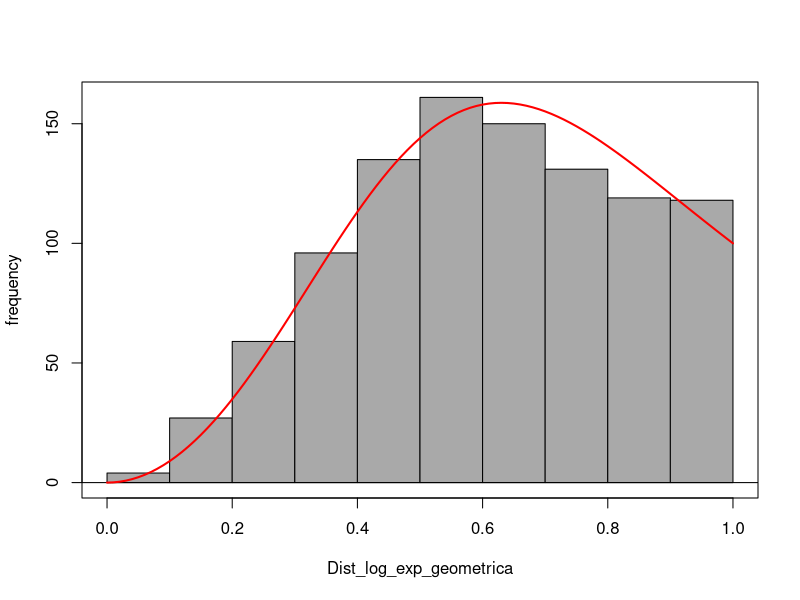
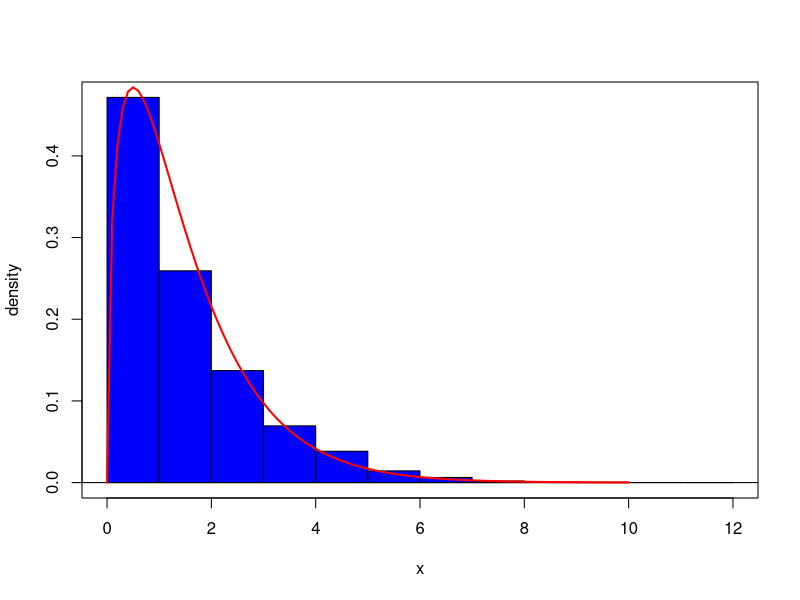
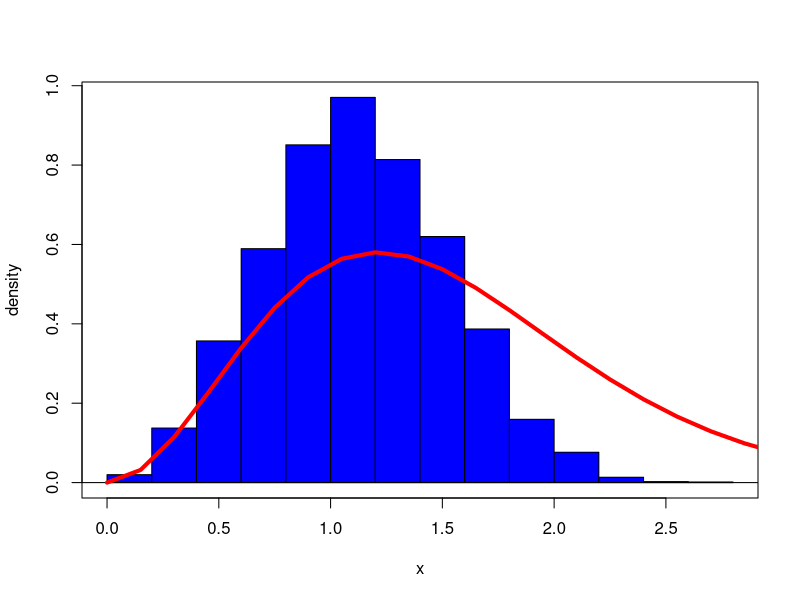

Here is the R script that generated these plots, in order:
## ---- chunk 1
library("ggplot2")
library("dplyr")          # load
library("RcmdrMisc")
## ---- chunk 2

# Definimos función para generar variables aleatoria siguiendo 
# la Distribución log exponencial-geométrica (Jodra y Jimenez, 2020)
DatosJoJi <- function(α,β,n){
  # La función recibe los parámetros
  # α -> valor deseado para alpha
  # β -> valor deseado para beta
  # n -> tamaño del vector de variables aleatorias que quieren generar
  
  # Generar "n" datos uniforme (0,1):
  VectorUnif<-runif(n,0,1)
  
  # Generar datos de la Distribución log exponencial-geométrica (Jodra y Jimenez, 2020)
  # mediante la función cuantil:
  
  return ((- VectorUnif /( β * VectorUnif - β - 1))^(1/α))
  #return(((β*(-VectorUnif) - 1)/(β^2*(VectorUnif - 1)))^(1/α))

}

# Definimos la Función de densidad PdfX para validar la correctitud de 
# las variables aleatorias creadas con la función DatosJoJi 
PdfX<- function(x,n){(n/10)*(α*(1 + β)*x^(α-1))/(1 + β*x^α)^2 }


# Declaramos los valores de α,β,n
α=3; 
β=2;
n=1000;

# Llamamos la funcion DatosJoJi con sus respectivos parametros
Dist_log_exp_geometrica <- DatosJoJi(α,β,n)

# Graficamos un histograma con las variables obtenidas
Hist(Dist_log_exp_geometrica, scale="frequency", breaks="Sturges", col="darkgray")

# Añadimos la curva de validacion a la grafica
curve(PdfX(x,n), from=0, to=1.0, lwd=2, cex = 1.1, col="red",add=TRUE)

## ---- chunk 3
# Generar datos con densidad: f(x)=2*sqrt(x)*exp(-x)/sqrt(pi), x>0.
# Tomar g(x)=(2/3)*exp(-(2/3)*x), x>0. # Max x{f(x)/cg(x)} en x=3/2.
c<-3^(3/2)*(2*pi*exp(1))^(-1/2)
# Funcion para generar Num datos con densidad f(x):
DatosPdfX<-function(Num){
  Aceptados<-rep(0,Num); i<-1
  while(i<=Num){
    y<-rexp(1,2/3); u<-runif(1,0,1)
    if (u<c*(3*exp(-(1/3)*y)*sqrt(y)/sqrt(pi))){
      Aceptados[i]<-y; i<-i+1} }
    return(Aceptados)
}

Generados<-DatosPdfX(10000)
library(RcmdrMisc)
Hist(Generados,col="blue", scale="density",xlab="x")
PdfX<- function(x){2*sqrt(x)*exp(-x)/sqrt(pi)}
curve(PdfX(x), from=0, to=10, lwd=2, cex = 1.1, col="red", add=TRUE)

## ---- chunk 4

DatosWeibull<-function(alpha,beta,m){
VectorUnif<-runif(m,0,1) # Generar "m" datos uniforme (0,1)
# Datos Weibull mediante transformacion de datos exponenciales11
DataSet<- (-beta * log(1-VectorUnif))^ (1/alpha)
return(DataSet)}
library(RcmdrMisc)
Hist(DatosWeibull(3,2,10000),col="blue", scale="density",xlab="x")
#Funcion de densidad:
alpha=3; beta=2

PdfX<- function(x){ (alpha/beta)*x^(alpha-1)*exp(-x^(alpha/beta)) }

curve(PdfX(x), from=0, to=15, lwd=4, cex = 1.1, col="red",add=TRUE)
